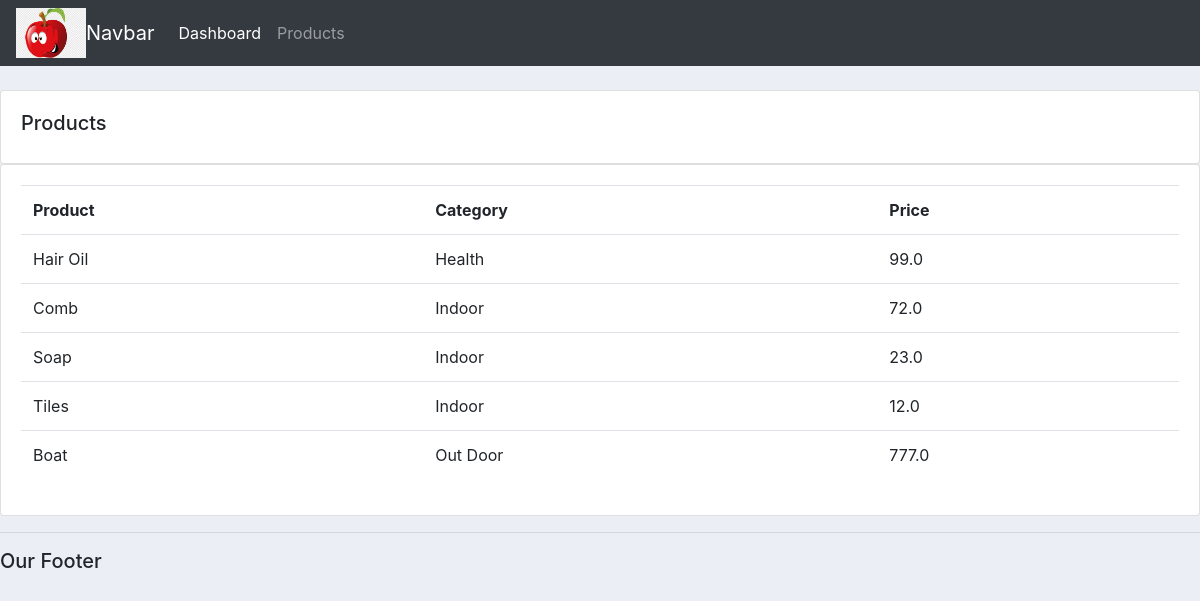
Screenshot of /products/ with the database file from the repository.
### accounts/models.py (models this page shows, shortened)
class Product(models.Model):
	CATEGORY = (
		('Indoor', 'Indoor'),
		('Out Door', 'Out Door'),
		)
	name= models.CharField(max_length=200,null=True)
	price= models.FloatField(null=True)
	category= models.CharField(max_length=200,null=True,choices=CATEGORY)
	description= models.CharField(max_length=200,null=True,blank=True)
	date_created= models.DateTimeField(auto_now_add=True,null=True)
	tags = models.ManyToManyField(Tag)

### accounts/views.py (the view)
# urls.py: path('products/', views.products, name="products"),
def products(request):
	products = Product.objects.all()
	return render(request, 'accounts/products.html', {'products': products})

### accounts/templates/accounts/products.html
{% extends 'accounts/main.html' %}
{% block content %}
	<br>
		<div class="row">
			<div class="col-md">
				<div class="card card-body">
					<h5>Products</h5>
				</div>
				<div class="card card-body">
					<table class="table">
						<tr>
							<th>Product</th>
							<th>Category</th>
							<th>Price</th>
						</tr>
						{% for i in products %}
							<tr>
								<td>{{i.name}}</td>
								<td>{{i.category}}</td>
								<td>{{i.price}}</td>
							</tr>
						{% endfor %}
					</table>
				</div>
			</div>
		</div>
{% endblock content %}

### static/css/main.css (style rules this page uses)
body { background-color: #ebeff5; }

### rows the page displays
Product: name "Hair Oil", category "Health", price "99.0"
Product: name "Comb", category "Indoor", price "72.0"
Product: name "Soap", category "Indoor", price "23.0"
Product: name "Tiles", category "Indoor", price "12.0"
Product: name "Boat", category "Out Door", price "777.0"
